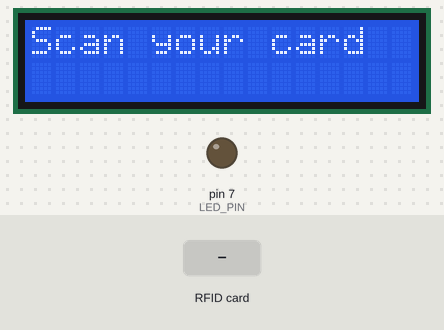
This sketch was run on a simulated Arduino Uno, built with avr-gcc and run on an emulated ATmega328P. Shown: 16×2 character LCD, output pins drawn as LEDs (lit = HIGH). Inputs (shaded band) come from the test bench. Pins used as bus, display or sensor lines are not drawn; what the sketch prints to the serial monitor is not drawn.

Above: at 1.3 s.
1.4 s: RFID card A1 B2 C3 D4 held to the reader
At 2.6 s:
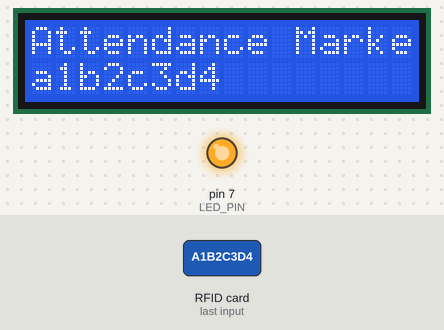
4.4 s: RFID card 5E 7A 19 C4 held to the reader
At 4.9 s:
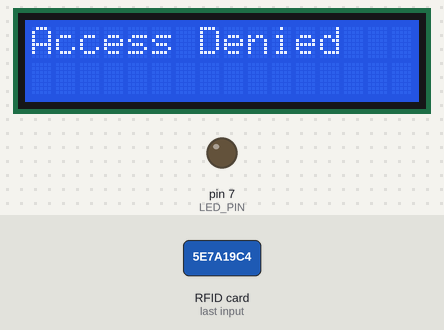
Timing chart, 0 to 7.4 s (numbered marks = the images above; inputs shaded):
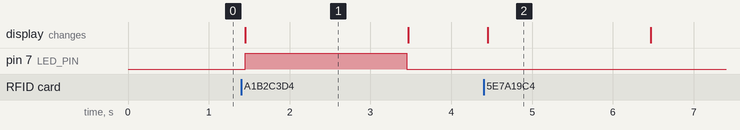

Measured:
- after the input at 1.4 s, pin 7 (LED_PIN): LOW → HIGH after 0.05 s, → LOW 2.0 s later; the display: changes after 0.05 s (image 1)
- after the input at 4.4 s, the display: changes after 0.05 s (image 2)
- what the display in image 1 shows lasts 2.0 s, from 1.5 s to 3.5 s

The sketch:

rfid_attendance.ino
```cpp
#include <SPI.h>
#include <MFRC522.h>
#include <Wire.h>
#include <LiquidCrystal_I2C.h>

#define SS_PIN 10
#define RST_PIN 9
#define LED_PIN 7

MFRC522 rfid(SS_PIN, RST_PIN);
LiquidCrystal_I2C lcd(0x27, 16, 2);

// Replace with actual RFID UIDs from your cards
String registeredUID[] = {"A1B2C3D4", "E5F6G7H8"};

void setup() {
    Serial.begin(9600);
    SPI.begin();
    rfid.PCD_Init();
    lcd.begin();
    lcd.backlight();
    pinMode(LED_PIN, OUTPUT);
    lcd.setCursor(0, 0);
    lcd.print("Scan your card");
}

void loop() {
    if (!rfid.PICC_IsNewCardPresent() || !rfid.PICC_ReadCardSerial()) {
        return;
    }

    String uidString = "";
    for (byte i = 0; i < rfid.uid.size; i++) {
        uidString += String(rfid.uid.uidByte[i], HEX);
    }

    Serial.print("Card UID: ");
    Serial.println(uidString);

    lcd.clear();
    lcd.setCursor(0, 0);
    lcd.print("Checking...");

    if (isRegistered(uidString)) {
        lcd.clear();
        lcd.setCursor(0, 0);
        lcd.print("Attendance Marked");
        lcd.setCursor(0, 1);
        lcd.print(uidString);
        digitalWrite(LED_PIN, HIGH);
        Serial.println("Attendance recorded");
        delay(2000);
        digitalWrite(LED_PIN, LOW);
    } else {
        lcd.clear();
        lcd.setCursor(0, 0);
        lcd.print("Access Denied");
        Serial.println("Unregistered Card");
        delay(2000);
    }

    rfid.PICC_HaltA();
    rfid.PCD_StopCrypto1();
    lcd.clear();
    lcd.setCursor(0, 0);
    lcd.print("Scan your card");
}

bool isRegistered(String uid) {
    for (int i = 0; i < 2; i++) {  // Change 2 to number of registered cards
        if (uid.equalsIgnoreCase(registeredUID[i])) {
            return true;
        }
    }
    return false;
}
```
